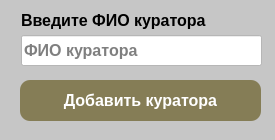
<?xml version="1.0" encoding="UTF-8"?>
<ui version="4.0">
 <class>FormAddCurator</class>
 <widget class="QMainWindow" name="FormAddCurator">
  <property name="geometry">
   <rect>
    <x>0</x>
    <y>0</y>
    <width>275</width>
    <height>140</height>
   </rect>
  </property>
  <property name="windowTitle">
   <string>Форма добавления куратора</string>
  </property>
  <property name="styleSheet">
   <string notr="true">background-color: rgb(198, 198, 198);</string>
  </property>
  <widget class="QWidget" name="centralwidget">
   <widget class="QLineEdit" name="edit_name_curator">
    <property name="enabled">
     <bool>true</bool>
    </property>
    <property name="geometry">
     <rect>
      <x>21</x>
      <y>35</y>
      <width>241</width>
      <height>31</height>
     </rect>
    </property>
    <property name="font">
     <font>
      <pointsize>12</pointsize>
      <weight>75</weight>
      <bold>true</bold>
     </font>
    </property>
    <property name="styleSheet">
     <string notr="true">background-color: rgb(255, 255, 255);</string>
    </property>
    <property name="placeholderText">
     <string>ФИО куратора</string>
    </property>
   </widget>
   <widget class="QLabel" name="label">
    <property name="geometry">
     <rect>
      <x>21</x>
      <y>10</y>
      <width>231</width>
      <height>21</height>
     </rect>
    </property>
    <property name="font">
     <font>
      <pointsize>12</pointsize>
      <weight>75</weight>
      <bold>true</bold>
     </font>
    </property>
    <property name="text">
     <string>Введите ФИО куратора</string>
    </property>
   </widget>
   <widget class="QPushButton" name="btn_add_curator">
    <property name="geometry">
     <rect>
      <x>20</x>
      <y>80</y>
      <width>241</width>
      <height>41</height>
     </rect>
    </property>
    <property name="font">
     <font>
      <pointsize>12</pointsize>
      <weight>75</weight>
      <bold>true</bold>
     </font>
    </property>
    <property name="styleSheet">
     <string notr="true">QPushButton {background-color: rgb(133, 125, 86); 
color: White; border-radius: 10px;}
QPushButton:pressed {background-color:rgb(43, 252, 50) ; }</string>
    </property>
    <property name="text">
     <string>Добавить куратора</string>
    </property>
    <property name="autoDefault">
     <bool>false</bool>
    </property>
    <property name="default">
     <bool>false</bool>
    </property>
    <property name="flat">
     <bool>false</bool>
    </property>
   </widget>
  </widget>
 </widget>
 <resources/>
 <connections/>
</ui>
